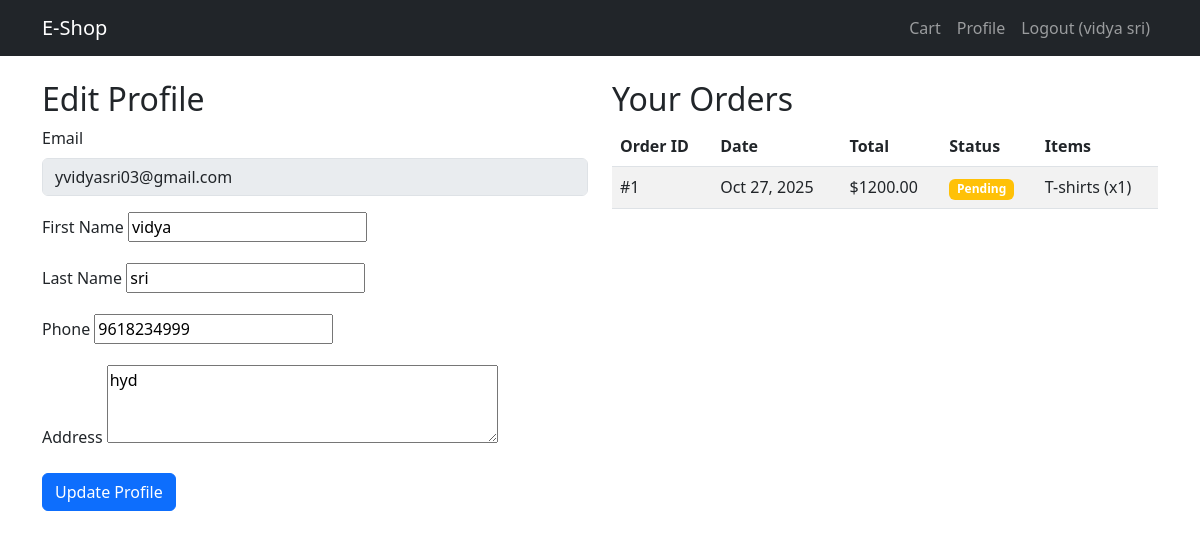
The page /users/profile/ (signed in) on the database its author committed.
### users/models.py (models this page shows, shortened)
class CustomUser(AbstractUser):
    email = models.EmailField(unique=True)
    phone_number = models.CharField(max_length=15, blank=True, null=True)
    is_active = models.BooleanField(default=False)
    is_staff = models.BooleanField(default=False)
    date_joined = models.DateTimeField(default=timezone.now)
    address = models.TextField(blank=True)
    USERNAME_FIELD = "email"
    REQUIRED_FIELDS = []

### orders/models.py (models this page shows, shortened)
class Order(models.Model):
    user = models.ForeignKey(settings.AUTH_USER_MODEL, on_delete=models.CASCADE)
    created_at = models.DateTimeField(auto_now_add=True)
    total_amount = models.DecimalField(max_digits=10, decimal_places=2)
    status = models.CharField(max_length=20, default='Pending')

class OrderItem(models.Model):
    order = models.ForeignKey(Order, related_name='items', on_delete=models.CASCADE)
    product = models.ForeignKey(Product, on_delete=models.CASCADE)
    quantity = models.PositiveIntegerField()
    price = models.DecimalField(max_digits=10, decimal_places=2)  # Price at order time

### products/models.py (models this page shows, shortened)
class Product(models.Model):
    CATEGORY_CHOICES = [
        ('M','Men'),
        ('W','Women')
    ]
    name = models.CharField(max_length=255)
    description = models.TextField()
    price = models.DecimalField(max_digits=10, decimal_places=3)
    image = models.URLField(max_length=500, blank=True, null=True)  # Changed here
    stock = models.PositiveIntegerField(default=0)
    category = models.CharField(max_length=1, choices=CATEGORY_CHOICES, default='W')

### users/views.py (the view)
# urls.py: path('profile/', views.profile_view, name='profile'),
def profile_view(request):
    if request.method=='POST':
        form = UpdateProfileForm(request.post, instance = request.user)
        if form.is_valid():
            form.save()
            return redirect('users:profile')
    else:
        form = UpdateProfileForm(instance=request.user)
    orders = Order.objects.filter(user=request.user)
    return render(request, 'users/profile.html',{
        'form':form,
        'orders':orders,
    })

### users/forms.py
class UpdateProfileForm(forms.ModelForm):
    class Meta:
        model = CustomUser
        fields = ('first_name', 'last_name', 'phone_number', 'address')
        widgets = {
            'address': forms.Textarea(attrs={'rows': 3}),
        }

### templates/users/profile.html (shortened to what this page needs)
{% extends 'base.html' %}
{% block content %}
<div class="row">
    <div class="col-md-6">
        <h2>Edit Profile</h2>
        <form method="post">
            <div class="mb-3">
                <label class="form-label">Email</label>
                <input type="email" class="form-control" value="{{ user.email }}" disabled>
            </div>
            <div class="mb-3">
                <label class="form-label">First Name</label>
                {{ form.first_name }}
            </div>
            <div class="mb-3">
                <label class="form-label">Last Name</label>
                {{ form.last_name }}
            </div>
            <div class="mb-3">
                <label class="form-label">Phone</label>
                {{ form.phone_number }}
            </div>
            <div class="mb-3">
                <label class="form-label">Address</label>
                {{ form.address }}
            </div>
            <button type="submit" class="btn btn-primary">Update Profile</button>
        </form>
    </div>
    <div class="col-md-6">
        <h2>Your Orders</h2>
        {% if orders %}
        <div class="table-responsive">
            <table class="table table-striped">
                <thead>
                    <tr>
                        <th>Order ID</th>
                        <th>Date</th>
                        <th>Total</th>
                        <th>Status</th>
                        <th>Items</th>
                    </tr>
                </thead>
                <tbody>
                    {% for order in orders %}
                    <tr>
                        <td>#{{ order.id }}</td>
                        <td>{{ order.created_at|date:"M d, Y" }}</td>
                        <td>${{ order.total_amount }}</td>
                        <td>
                            {% if order.status == 'Completed' %}
                                <span class="badge bg-success">{{ order.status }}</span>
                            {% elif order.status == 'Pending' %}
                                <span class="badge bg-warning">{{ order.status }}</span>
                            {% else %}
                                <span class="badge bg-danger">{{ order.status }}</span>
                            {% endif %}
                        </td>
                        <td>
                            {% for item in order.items.all %}
                            {{ item.product.name }} (x{{ item.quantity }})<br>
                            {% endfor %}
                        </td>
                    </tr>
                    {% endfor %}
                </tbody>
            </table>
        </div>
        {% else %}
        <p class="alert alert-info">No orders yet. Start shopping!</p>
        {% endif %}
    </div>
</div>
{% endblock %}

### templates/base.html (shortened to what this page needs)
<!DOCTYPE html>
<html lang="en">
<head>
    <link href="https://cdn.jsdelivr.net/npm/bootstrap@5.3.0/dist/css/bootstrap.min.css" rel="stylesheet">
</head>
<body>
    <nav class="navbar navbar-expand-lg navbar-dark bg-dark">
        <div class="container">
            <a class="navbar-brand" href="{% url 'products:product_list' %}">E-Shop</a>
            <div class="navbar-nav ms-auto">
                {% if user.is_authenticated %}
                    <a class="nav-link" href="{% url 'cart:view_cart' %}">Cart</a>
                    <a class="nav-link" href="{% url 'users:profile' %}">Profile</a>
                    <a class="nav-link" href="{% url 'users:logout' %}">Logout ({{ user.get_full_name }})</a>
                {% else %}
                    <a class="nav-link" href="{% url 'users:login' %}">Login</a>
                    <a class="nav-link" href="{% url 'users:register' %}">Register</a>
                {% endif %}
            </div>
        </div>
    </nav>
    <div class="container mt-4">
        {% block content %}{% endblock %}
    </div>
</body>
</html>

### rows shown on the page
CustomUser: get_full_name "vidya sri", email "yvidyasri03@gmail.com", first_name "vidya", last_name "sri", phone_number "9618234999", address "hyd"
Order: id "1", created_at "Oct 27, 2025", total_amount "1200.00", status "Pending"
OrderItem: product.name "T-shirts", quantity "1"
